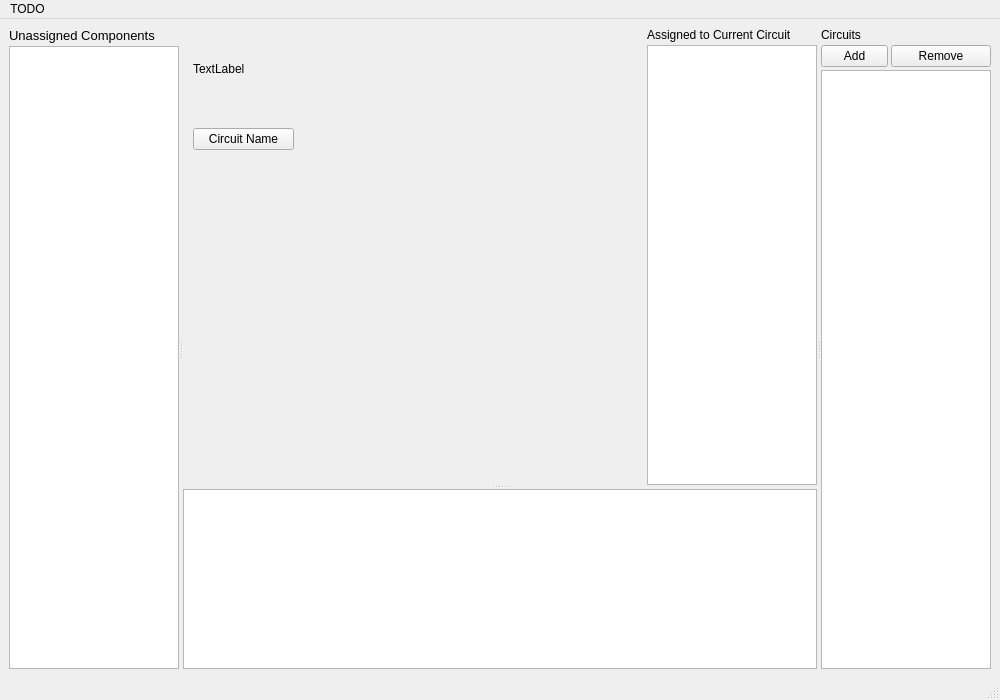
<?xml version="1.0" encoding="UTF-8"?>
<ui version="4.0">
 <class>CircuitWindow</class>
 <widget class="QMainWindow" name="CircuitWindow">
  <property name="geometry">
   <rect>
    <x>0</x>
    <y>0</y>
    <width>1000</width>
    <height>700</height>
   </rect>
  </property>
  <property name="sizePolicy">
   <sizepolicy hsizetype="MinimumExpanding" vsizetype="MinimumExpanding">
    <horstretch>0</horstretch>
    <verstretch>0</verstretch>
   </sizepolicy>
  </property>
  <property name="windowTitle">
   <string>Power Circuit Window</string>
  </property>
  <widget class="QWidget" name="centralwidget">
   <property name="sizePolicy">
    <sizepolicy hsizetype="MinimumExpanding" vsizetype="MinimumExpanding">
     <horstretch>0</horstretch>
     <verstretch>0</verstretch>
    </sizepolicy>
   </property>
   <property name="minimumSize">
    <size>
     <width>1000</width>
     <height>659</height>
    </size>
   </property>
   <layout class="QHBoxLayout" name="horizontalLayout">
    <property name="spacing">
     <number>0</number>
    </property>
    <item>
     <widget class="QSplitter" name="topsplitter">
      <property name="sizePolicy">
       <sizepolicy hsizetype="MinimumExpanding" vsizetype="MinimumExpanding">
        <horstretch>0</horstretch>
        <verstretch>0</verstretch>
       </sizepolicy>
      </property>
      <property name="orientation">
       <enum>Qt::Horizontal</enum>
      </property>
      <property name="childrenCollapsible">
       <bool>false</bool>
      </property>
      <widget class="QWidget" name="unassignedcomponentbox" native="true">
       <property name="sizePolicy">
        <sizepolicy hsizetype="MinimumExpanding" vsizetype="MinimumExpanding">
         <horstretch>1</horstretch>
         <verstretch>0</verstretch>
        </sizepolicy>
       </property>
       <property name="minimumSize">
        <size>
         <width>170</width>
         <height>0</height>
        </size>
       </property>
       <property name="maximumSize">
        <size>
         <width>500</width>
         <height>16777215</height>
        </size>
       </property>
       <property name="baseSize">
        <size>
         <width>0</width>
         <height>0</height>
        </size>
       </property>
       <property name="styleSheet">
        <string notr="true"/>
       </property>
       <layout class="QVBoxLayout" name="verticalLayout">
        <property name="spacing">
         <number>3</number>
        </property>
        <property name="leftMargin">
         <number>0</number>
        </property>
        <property name="topMargin">
         <number>0</number>
        </property>
        <property name="rightMargin">
         <number>0</number>
        </property>
        <property name="bottomMargin">
         <number>0</number>
        </property>
        <item>
         <widget class="QLabel" name="label">
          <property name="sizePolicy">
           <sizepolicy hsizetype="MinimumExpanding" vsizetype="Fixed">
            <horstretch>0</horstretch>
            <verstretch>0</verstretch>
           </sizepolicy>
          </property>
          <property name="font">
           <font>
            <pointsize>10</pointsize>
           </font>
          </property>
          <property name="text">
           <string>Unassigned Components</string>
          </property>
         </widget>
        </item>
        <item>
         <widget class="QListWidget" name="unassignedcomponentlist">
          <property name="sizePolicy">
           <sizepolicy hsizetype="Expanding" vsizetype="Minimum">
            <horstretch>0</horstretch>
            <verstretch>0</verstretch>
           </sizepolicy>
          </property>
          <property name="minimumSize">
           <size>
            <width>0</width>
            <height>0</height>
           </size>
          </property>
          <property name="baseSize">
           <size>
            <width>0</width>
            <height>0</height>
           </size>
          </property>
         </widget>
        </item>
       </layout>
      </widget>
      <widget class="QWidget" name="selectedcircuit0" native="true">
       <property name="sizePolicy">
        <sizepolicy hsizetype="MinimumExpanding" vsizetype="MinimumExpanding">
         <horstretch>5</horstretch>
         <verstretch>0</verstretch>
        </sizepolicy>
       </property>
       <layout class="QVBoxLayout" name="verticalLayout_2">
        <property name="spacing">
         <number>3</number>
        </property>
        <property name="leftMargin">
         <number>0</number>
        </property>
        <property name="topMargin">
         <number>0</number>
        </property>
        <property name="rightMargin">
         <number>0</number>
        </property>
        <property name="bottomMargin">
         <number>0</number>
        </property>
        <item>
         <widget class="QSplitter" name="selectedcircuitsplitter">
          <property name="sizePolicy">
           <sizepolicy hsizetype="MinimumExpanding" vsizetype="MinimumExpanding">
            <horstretch>0</horstretch>
            <verstretch>0</verstretch>
           </sizepolicy>
          </property>
          <property name="orientation">
           <enum>Qt::Vertical</enum>
          </property>
          <property name="childrenCollapsible">
           <bool>false</bool>
          </property>
          <widget class="QWidget" name="selectedcircuit1" native="true">
           <property name="sizePolicy">
            <sizepolicy hsizetype="Expanding" vsizetype="MinimumExpanding">
             <horstretch>0</horstretch>
             <verstretch>5</verstretch>
            </sizepolicy>
           </property>
           <property name="minimumSize">
            <size>
             <width>0</width>
             <height>453</height>
            </size>
           </property>
           <layout class="QHBoxLayout" name="horizontalLayout_3">
            <property name="spacing">
             <number>3</number>
            </property>
            <property name="leftMargin">
             <number>0</number>
            </property>
            <property name="topMargin">
             <number>0</number>
            </property>
            <property name="rightMargin">
             <number>0</number>
            </property>
            <property name="bottomMargin">
             <number>0</number>
            </property>
            <item>
             <widget class="QWidget" name="selectedcircuit2" native="true">
              <property name="sizePolicy">
               <sizepolicy hsizetype="Expanding" vsizetype="Expanding">
                <horstretch>3</horstretch>
                <verstretch>0</verstretch>
               </sizepolicy>
              </property>
              <widget class="QLabel" name="circuitnamelabel">
               <property name="geometry">
                <rect>
                 <x>10</x>
                 <y>30</y>
                 <width>181</width>
                 <height>21</height>
                </rect>
               </property>
               <property name="text">
                <string>TextLabel</string>
               </property>
              </widget>
              <widget class="QPushButton" name="circuitname">
               <property name="geometry">
                <rect>
                 <x>10</x>
                 <y>100</y>
                 <width>101</width>
                 <height>22</height>
                </rect>
               </property>
               <property name="text">
                <string>Circuit Name</string>
               </property>
              </widget>
             </widget>
            </item>
            <item>
             <widget class="QWidget" name="assignedcomponentbox" native="true">
              <property name="sizePolicy">
               <sizepolicy hsizetype="MinimumExpanding" vsizetype="Expanding">
                <horstretch>1</horstretch>
                <verstretch>0</verstretch>
               </sizepolicy>
              </property>
              <property name="minimumSize">
               <size>
                <width>170</width>
                <height>0</height>
               </size>
              </property>
              <layout class="QVBoxLayout" name="verticalLayout_4">
               <property name="spacing">
                <number>3</number>
               </property>
               <property name="leftMargin">
                <number>0</number>
               </property>
               <property name="topMargin">
                <number>0</number>
               </property>
               <property name="rightMargin">
                <number>0</number>
               </property>
               <property name="bottomMargin">
                <number>0</number>
               </property>
               <item>
                <widget class="QLabel" name="label_2">
                 <property name="sizePolicy">
                  <sizepolicy hsizetype="Expanding" vsizetype="Minimum">
                   <horstretch>0</horstretch>
                   <verstretch>0</verstretch>
                  </sizepolicy>
                 </property>
                 <property name="text">
                  <string>Assigned to Current Circuit</string>
                 </property>
                </widget>
               </item>
               <item>
                <widget class="QListWidget" name="assignedcomponentlist_2">
                 <property name="sizePolicy">
                  <sizepolicy hsizetype="Expanding" vsizetype="Expanding">
                   <horstretch>0</horstretch>
                   <verstretch>0</verstretch>
                  </sizepolicy>
                 </property>
                </widget>
               </item>
              </layout>
             </widget>
            </item>
           </layout>
          </widget>
          <widget class="QTextEdit" name="circuittext">
           <property name="sizePolicy">
            <sizepolicy hsizetype="MinimumExpanding" vsizetype="MinimumExpanding">
             <horstretch>0</horstretch>
             <verstretch>1</verstretch>
            </sizepolicy>
           </property>
           <property name="minimumSize">
            <size>
             <width>0</width>
             <height>180</height>
            </size>
           </property>
           <property name="font">
            <font>
             <family>FreeMono</family>
             <pointsize>12</pointsize>
             <bold>false</bold>
             <kerning>false</kerning>
            </font>
           </property>
           <property name="readOnly">
            <bool>true</bool>
           </property>
          </widget>
         </widget>
        </item>
       </layout>
      </widget>
      <widget class="QWidget" name="circuitselectwidget" native="true">
       <property name="sizePolicy">
        <sizepolicy hsizetype="MinimumExpanding" vsizetype="MinimumExpanding">
         <horstretch>1</horstretch>
         <verstretch>0</verstretch>
        </sizepolicy>
       </property>
       <property name="minimumSize">
        <size>
         <width>170</width>
         <height>0</height>
        </size>
       </property>
       <layout class="QVBoxLayout" name="verticalLayout_3">
        <property name="spacing">
         <number>3</number>
        </property>
        <property name="leftMargin">
         <number>0</number>
        </property>
        <property name="topMargin">
         <number>0</number>
        </property>
        <property name="rightMargin">
         <number>0</number>
        </property>
        <property name="bottomMargin">
         <number>0</number>
        </property>
        <item>
         <widget class="QLabel" name="label_3">
          <property name="sizePolicy">
           <sizepolicy hsizetype="MinimumExpanding" vsizetype="Minimum">
            <horstretch>0</horstretch>
            <verstretch>0</verstretch>
           </sizepolicy>
          </property>
          <property name="text">
           <string>Circuits</string>
          </property>
         </widget>
        </item>
        <item>
         <widget class="QWidget" name="circuitaddremovewidget" native="true">
          <property name="sizePolicy">
           <sizepolicy hsizetype="MinimumExpanding" vsizetype="Minimum">
            <horstretch>0</horstretch>
            <verstretch>0</verstretch>
           </sizepolicy>
          </property>
          <layout class="QHBoxLayout" name="horizontalLayout_2">
           <property name="spacing">
            <number>3</number>
           </property>
           <property name="leftMargin">
            <number>0</number>
           </property>
           <property name="topMargin">
            <number>0</number>
           </property>
           <property name="rightMargin">
            <number>0</number>
           </property>
           <property name="bottomMargin">
            <number>0</number>
           </property>
           <item>
            <widget class="QPushButton" name="circuitadd">
             <property name="sizePolicy">
              <sizepolicy hsizetype="MinimumExpanding" vsizetype="Fixed">
               <horstretch>2</horstretch>
               <verstretch>0</verstretch>
              </sizepolicy>
             </property>
             <property name="minimumSize">
              <size>
               <width>40</width>
               <height>22</height>
              </size>
             </property>
             <property name="text">
              <string>Add</string>
             </property>
            </widget>
           </item>
           <item>
            <widget class="QPushButton" name="circuitremove">
             <property name="sizePolicy">
              <sizepolicy hsizetype="MinimumExpanding" vsizetype="Fixed">
               <horstretch>3</horstretch>
               <verstretch>0</verstretch>
              </sizepolicy>
             </property>
             <property name="minimumSize">
              <size>
               <width>70</width>
               <height>22</height>
              </size>
             </property>
             <property name="text">
              <string>Remove</string>
             </property>
            </widget>
           </item>
          </layout>
         </widget>
        </item>
        <item>
         <widget class="QListWidget" name="listWidget">
          <property name="sizePolicy">
           <sizepolicy hsizetype="MinimumExpanding" vsizetype="MinimumExpanding">
            <horstretch>0</horstretch>
            <verstretch>0</verstretch>
           </sizepolicy>
          </property>
         </widget>
        </item>
       </layout>
      </widget>
     </widget>
    </item>
   </layout>
  </widget>
  <widget class="QMenuBar" name="menubar">
   <property name="geometry">
    <rect>
     <x>0</x>
     <y>0</y>
     <width>1000</width>
     <height>19</height>
    </rect>
   </property>
   <widget class="QMenu" name="menuTODO">
    <property name="title">
     <string>TODO</string>
    </property>
    <addaction name="actiontodo1"/>
   </widget>
   <addaction name="menuTODO"/>
  </widget>
  <widget class="QStatusBar" name="statusbar"/>
  <action name="actiontodo1">
   <property name="text">
    <string>todo1</string>
   </property>
  </action>
 </widget>
 <resources/>
 <connections/>
</ui>
